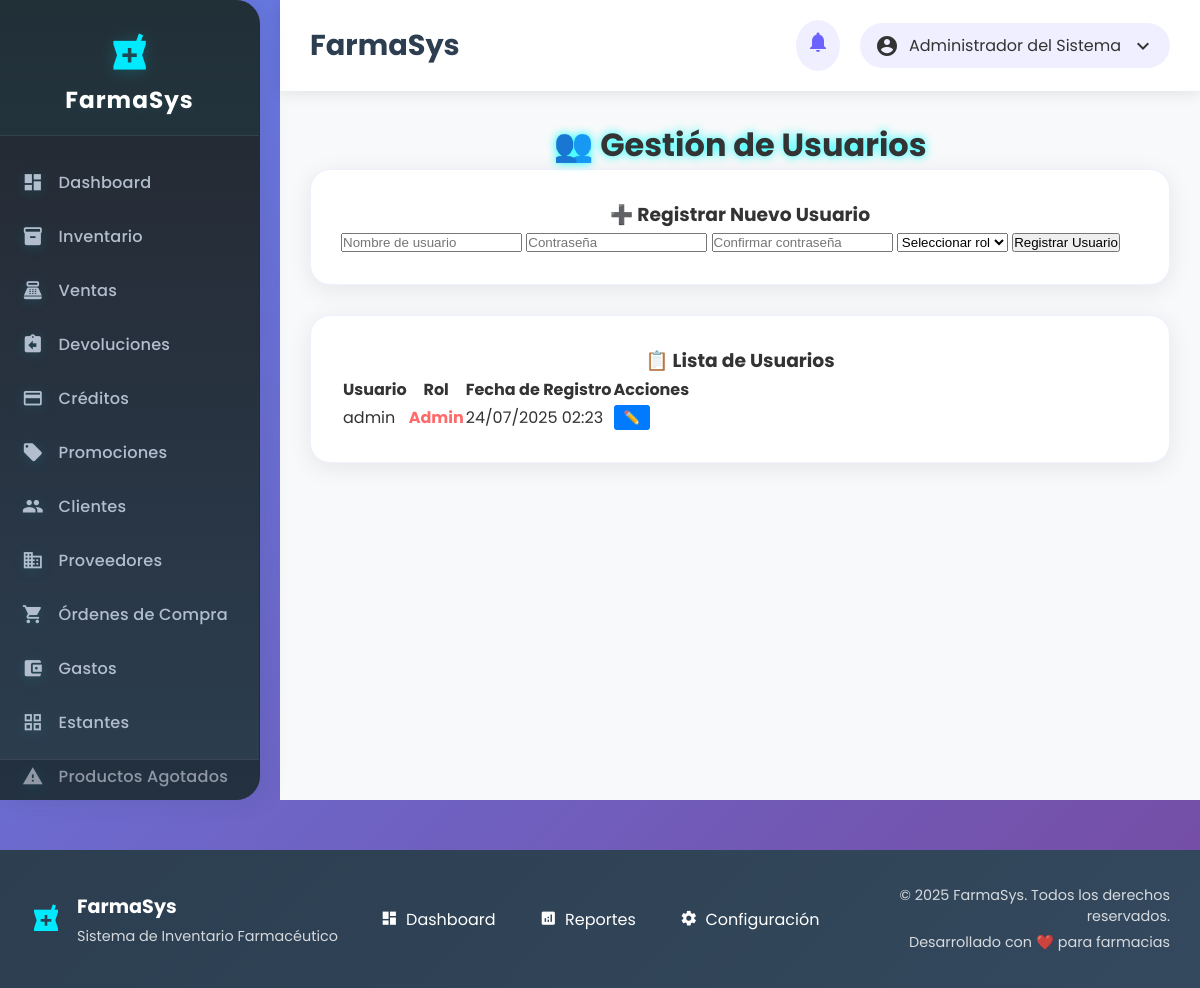
/usuarios.php (signed in), run on the app's committed database.
### tables this page shows
CREATE TABLE usuarios (
    id INT AUTO_INCREMENT PRIMARY KEY,
    usuario VARCHAR(50) UNIQUE NOT NULL,
    contrasena VARCHAR(255) NOT NULL,
    rol ENUM('admin', 'empleado') DEFAULT 'empleado',
    nombre_completo VARCHAR(100),
    email VARCHAR(100),
    telefono VARCHAR(20),
    fecha_registro DATETIME DEFAULT CURRENT_TIMESTAMP,
    ultimo_login DATETIME,
    activo BOOLEAN DEFAULT TRUE
);

### includes/funciones.php (called while the page is built, shortened)
<?php
function esAdmin() {
    return isset($_SESSION['rol']) && $_SESSION['rol'] === 'admin';
}
?>

### usuarios.php (the view, shortened to what this page needs)
<?php
include 'includes/conexion.php';
include 'includes/funciones.php';
$es_admin = esAdmin();
$sql = "SELECT id, usuario, rol, fecha_registro FROM usuarios ORDER BY usuario ASC";
$usuarios = mysqli_query($conexion, $sql);
include 'includes/header.php';
?>
<h2 style="text-align:center; font-size:2rem; text-shadow:0 0 10px #0ff;">👥 Gestión de Usuarios</h2>
<?php if ($es_admin): ?>
<div class="card">
    <h3 style="text-align:center;">➕ Registrar Nuevo Usuario</h3>
    <form method="post">
        <input type="text" name="usuario" placeholder="Nombre de usuario" required>
        <input type="password" name="contrasena" placeholder="Contraseña" required>
        <input type="password" name="contrasena_confirmar" placeholder="Confirmar contraseña" required>
        <select name="rol" required>
            <option value="">Seleccionar rol</option>
        </select>
        <button type="submit">Registrar Usuario</button>
    </form>
</div>
<?php endif; ?>
<div class="card">
    <h3 style="text-align:center;">📋 Lista de Usuarios</h3>
    <table class="table">
        <tr>
            <th>Usuario</th>
            <th>Rol</th>
            <th>Fecha de Registro</th>
            <?php if ($es_admin): ?>
            <th>Acciones</th>
            <?php endif; ?>
        </tr>
        <?php while($usuario = mysqli_fetch_assoc($usuarios)): ?>
        <tr>
            <td><?= htmlspecialchars($usuario['usuario']) ?></td>
            <td>
                <span style="color: <?= $usuario['rol'] == 'admin' ? '#ff6b6b' : '#4ecdc4' ?>; font-weight: bold;">
                    <?= ucfirst($usuario['rol']) ?>
                </span>
            </td>
            <td><?= date('d/m/Y H:i', strtotime($usuario['fecha_registro'])) ?></td>
            <?php if ($es_admin): ?>
            <td>
                <button onclick="editarUsuario(<?= $usuario['id'] ?>, '<?= htmlspecialchars($usuario['usuario']) ?>', '<?= $usuario['rol'] ?>')"
                        style="background: #007bff; color: white; border: none; padding: 5px 10px; border-radius: 3px; cursor: pointer; margin-right: 5px;">✏️</button>
            </td>
            <?php endif; ?>
        </tr>
        <?php endwhile; ?>
    </table>
</div>
<?php include 'includes/footer.php'; ?>

### assets/css/estilos.css (style rules this page uses)
* { margin: 0; padding: 0; box-sizing: border-box; }
body { font-family: 'Poppins', sans-serif; background: linear-gradient(135deg, #667eea 0%, #764ba2 100%); min-height: 100vh; color: #333; }
.card { background: white; border-radius: 20px; box-shadow: 0 5px 25px rgba(0,0,0,0.08); padding: 30px; margin-bottom: 30px; transition: all 0.3s ease; border: 1px solid rgba(108,99,255,0.1); }
.card { animation: fadeIn 0.6s ease; }

### data on the page
usuarios: usuario "admin", rol "Admin", fecha_registro "24/07/2025 02:23"

### other printed values
$_SESSION['nombre'] "Administrador del Sistema"
